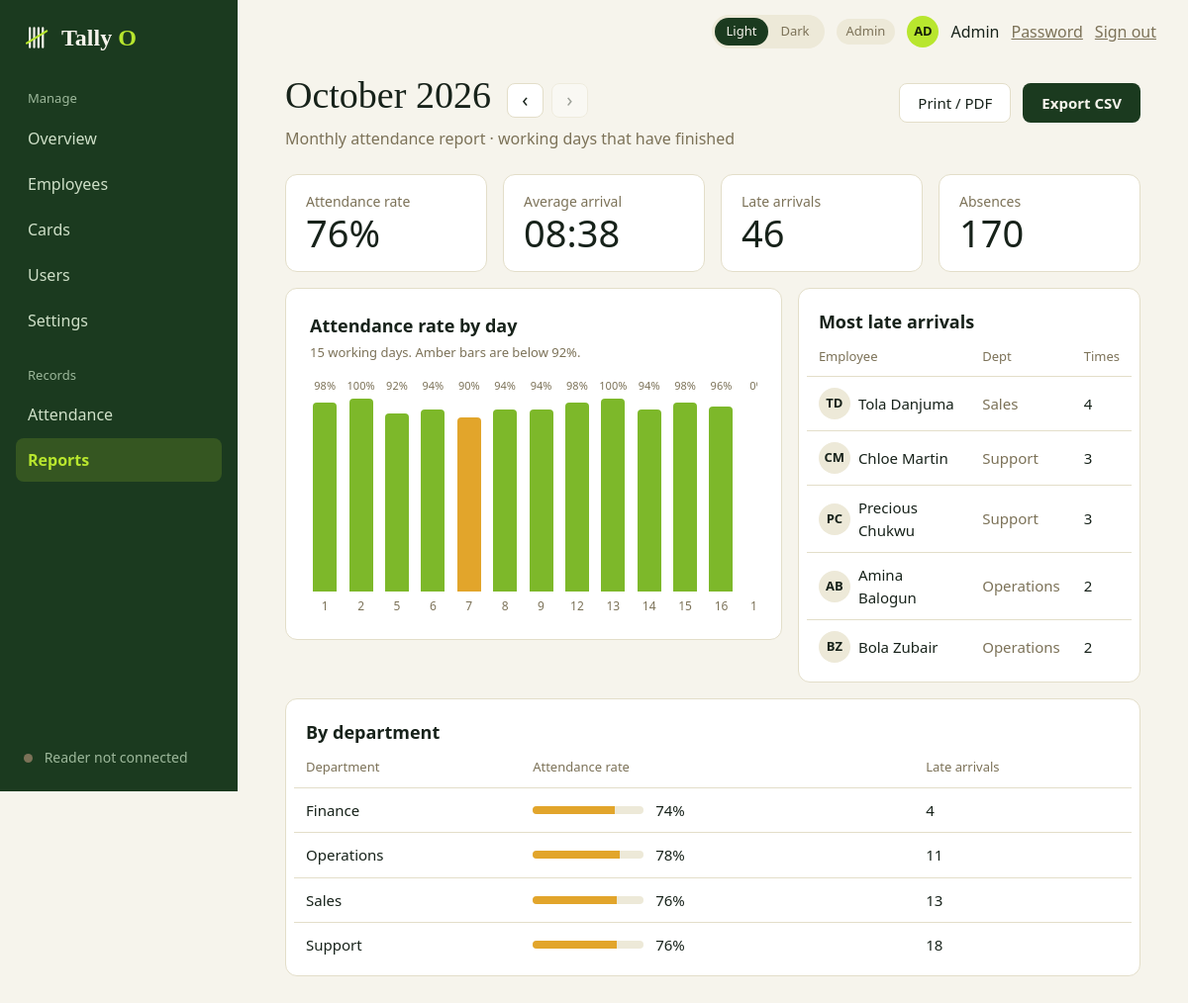
The app's page /admin/reports (signed in) with its own data.
### tables this page shows
CREATE TABLE attendance (
    id          INTEGER PRIMARY KEY,
    employee_id INTEGER NOT NULL REFERENCES employees(id),
    work_date   TEXT    NOT NULL,
    check_in    TEXT    NOT NULL,
    check_out   TEXT,
    status      TEXT    NOT NULL CHECK (status IN ('on_time', 'late')),
    source      TEXT    NOT NULL DEFAULT 'card' CHECK (source IN ('card', 'manual')),
    note        TEXT,
    UNIQUE (employee_id, work_date),                    -- blocks duplicate records
    CHECK (check_out IS NULL OR check_out > check_in)   -- blocks invalid records
);

CREATE TABLE employees (
    id            INTEGER PRIMARY KEY,
    employee_code TEXT    NOT NULL UNIQUE,              -- e.g. EMP-0142
    full_name     TEXT    NOT NULL,
    department    TEXT    NOT NULL,
    email         TEXT,
    joined_on     TEXT    NOT NULL,
    is_active     INTEGER NOT NULL DEFAULT 1 CHECK (is_active IN (0, 1))
);

### admin.py (the view)
@bp.route("/reports")
@admin_only
def reports():
    return render_template("monthly_report.html", report_endpoint="admin.reports",
                           export_endpoint="admin.reports_export",
                           **reporting.report_context(db.get_db(), request.args), **shell_context("Reports"))

### app.py (called while the page is built)
@app.context_processor
def inject_globals():
    return {"APP_NAME": APP_NAME, "APP_TAGLINE": APP_TAGLINE,
            "csrf_token": auth.csrf_token, "safe_url": safe_url,
            "reader": reader.status()}

@app.after_request
def no_store_when_signed_in(response):
    if "user" in session and request.endpoint != "static":
        response.headers["Cache-Control"] = "no-store"
    return response

### auth.py (called while the page is built)
def csrf_token():
    if "csrf" not in session:
        session["csrf"] = secrets.token_hex(16)
    return session["csrf"]

def login_required(view):
    @wraps(view)
    def wrapped(*args, **kwargs):
        user = session.get("user")
        if not user:
            return redirect(url_for("auth.login"))
        row = get_db().execute("SELECT is_active, must_change_password FROM users WHERE id = ?",
                               (user["id"],)).fetchone()
        if row is None or not row["is_active"]:       # deactivated since they signed in
            session.clear()
            return redirect(url_for("auth.login"))
        if row["must_change_password"] and request.endpoint not in ("account.password", "auth.logout"):
            return redirect(url_for("account.password"))
        return view(*args, **kwargs)
    return wrapped

def role_required(*roles):
    def decorator(view):
        @wraps(view)
        @login_required
        def wrapped(*args, **kwargs):
            if session["user"]["role"] not in roles:
                abort(403)
            return view(*args, **kwargs)
        return wrapped
    return decorator

### db.py (called while the page is built)
def connect(path=DEFAULT_DB):
    Path(path).parent.mkdir(parents=True, exist_ok=True)
    conn = sqlite3.connect(str(path), isolation_level=None, timeout=10)  # we run transactions ourselves
    conn.row_factory = sqlite3.Row            # rows behave like dicts: row["name"]
    conn.execute("PRAGMA foreign_keys = ON")  # SQLite ignores foreign keys unless asked
    conn.execute("PRAGMA journal_mode = WAL") # readers don't block the writer
    return conn

def get_db():
    if "db" not in g:
        g.db = connect(current_app.config["DATABASE"])
    return g.db

### queries.py (called while the page is built)
def resolve_month(text, today):
    this_month = today.replace(day=1)
    m = _MONTH.match(text or "")
    if not m:
        return this_month
    first = date(int(m.group(1)), int(m.group(2)), 1)
    return min(max(first, date(2000, 1, 1)), this_month)

def _pct(part, whole):
    return round(100 * part / whole) if whole else None

### templates/monthly_report.html (shortened to what this page needs)
{% extends "app_shell.html" %}
{% block content %}
  <div class="page-head">
    <div class="row wrap gap-4">
      <h1 class="page-title">{{ month_label }}</h1>
      <span class="row gap-2 no-print">
        <a class="btn btn-secondary btn-icon" href="{{ url_for(report_endpoint, month=prev.strftime('%Y-%m')) }}" aria-label="Previous month">‹</a>
        {% if next_month %}
          <a class="btn btn-secondary btn-icon" href="{{ url_for(report_endpoint, month=next_month.strftime('%Y-%m')) }}" aria-label="Next month">›</a>
        {% else %}
          <span class="btn btn-secondary btn-icon is-disabled" aria-disabled="true" aria-label="No later month">›</span>
        {% endif %}
      </span>
    </div>
    <div class="row wrap gap-3 no-print">
      <button class="btn btn-secondary" type="button" onclick="window.print()">Print / PDF</button>
      <a class="btn" href="{{ url_for(export_endpoint, month=first.strftime('%Y-%m')) }}">Export CSV</a>
    </div>
  </div>
  <p class="muted mt-1">Monthly attendance report · working days that have finished</p>
  {% if not report.totals %}
    <div class="card card-pad mt-5"><p class="muted">There are no finished working days with records in {{ month_label }} yet.</p></div>
  {% else %}
    <div class="grid-cards mt-5">
      <div class="card tile"><div class="tile-label">Attendance rate</div><div class="tile-value">{{ report.totals.rate }}%</div></div>
      <div class="card tile"><div class="tile-label">Average arrival</div><div class="tile-value">{{ report.avg_arrival or '–' }}</div></div>
      <div class="card tile"><div class="tile-label">Late arrivals</div><div class="tile-value">{{ report.totals.late }}</div></div>
      <div class="card tile"><div class="tile-label">Absences</div><div class="tile-value">{{ report.totals.absent }}</div></div>
    </div>
    <div class="grid-main mt-4">
      <section class="card card-pad">
        <h2 class="section-title">Attendance rate by day</h2>
        <p class="muted small mt-1">{{ report.days | length }} working days. Amber bars are below {{ low_rate }}%.</p>
        <div class="chart-scroll">
          <div class="chart" role="img" aria-label="Attendance rate for each working day of {{ month_label }}">
            {% for d in report.days %}
              <div class="bar-col" title="{{ d.date | day }}: {{ d.present }} of {{ d.total }} present ({{ d.rate }}%)">
                <span class="bar-value">{{ d.rate }}%</span>
                <span class="bar-track"><span class="bar {{ 'bar-low' if d.rate < low_rate else '' }}" style="height: {{ d.rate }}%"></span></span>
                <span class="bar-label">{{ d.day_num }}</span>
              </div>
            {% endfor %}
          </div>
        </div>
      </section>
      <section class="card table-card">
        <h2 class="section-title table-title">Most late arrivals</h2>
        {% if report.top_late %}
          <table class="table">
            <thead><tr><th>Employee</th><th>Dept</th><th>Times</th></tr></thead>
            <tbody>
              {% for p in report.top_late %}
                <tr>
                  <td><div class="row"><span class="avatar">{{ p.initials }}</span><span>{{ p.name }}</span></div></td>
                  <td class="muted">{{ p.department }}</td>
                  <td>{{ p.times }}</td>
                </tr>
              {% endfor %}
            </tbody>
          </table>
        {% else %}
          <p class="empty-inline pad-x">Nobody was late this month.</p>
        {% endif %}
      </section>
    </div>
    <section class="card table-card mt-4">
      <h2 class="section-title table-title">By department</h2>
      <table class="table">
        <thead><tr><th>Department</th><th>Attendance rate</th><th>Late arrivals</th></tr></thead>
        <tbody>
          {% for d in report.departments %}
            <tr>
              <td>{{ d.name }}</td>
              <td><div class="row gap-3"><span class="meter"><span class="meter-fill {{ 'bar-low' if d.rate < low_rate else '' }}" style="width: {{ d.rate }}%"></span></span>{{ d.rate }}%</div></td>
              <td>{{ d.late }}</td>
            </tr>
          {% endfor %}
        </tbody>
      </table>
    </section>
  {% endif %}
{% endblock %}

### static/css/base.css (style rules this page uses)
:root { --font-sans: Calibri, Carlito, "Segoe UI", system-ui, -apple-system, sans-serif; --font-serif: Charter, "Bitstream Charter", "Sitka Text", Cambria, Georgia, serif; --space-1: 0.25rem; --space-2: 0.5rem; --space-3: 0.75rem; --space-4: 1rem; --space-5: 1.5rem; --space-6: 2rem; --space-7: 3rem; --radius-sm: 6px; --radius-md: 8px; --radius-lg: 12px; --radius-pill: 999px; --sidebar-width: 240px; }
:root, html[data-theme="light"] { color-scheme: light; --bg: #F6F4EC; --surface: #FFFFFF; --text: #17221A; --muted: #7C7258; --subtle: #5C6558; --line: #E3DEC9; --soft: #EDE9D8; --primary: #1B3A1F; --on-primary: #F6F4EC; --accent: #B8E62E; --on-accent: #17200A; --link: #1B3A1F; --brand-accent: #7DB82A; --ring: rgba(27, 58, 31, 0.25); --ok-bg: #E3F2BC; --ok-fg: #2E4A0B; --late-bg: #F8E7BE; --late-fg: #6B4A08; --bad-bg: #F4DAD2; --bad-fg: #7A2E22; --sidebar-bg: #1B3A1F; --sidebar-text: #CFE0C8; --sidebar-muted: #9DB89B; --sidebar-active-bg: rgba(184, 230, 46, 0.16); --sidebar-active-text: #B8E62E; }
*, *::before, *::after { box-sizing: border-box; }
* { margin: 0; }
html { -webkit-text-size-adjust: 100%; }
body { font-family: var(--font-sans); font-size: 1rem; line-height: 1.5; color: var(--text); background: var(--bg); -webkit-font-smoothing: antialiased; }
button, input, select, textarea { font: inherit; color: inherit; }
a { color: var(--link); }
.page-title { font-family: var(--font-serif); font-weight: 400; font-size: 2.375rem; line-height: 1.1; }
.section-title { font-size: 1.125rem; font-weight: 700; }
.muted { color: var(--muted); }
.btn { display: inline-flex; align-items: center; justify-content: center; gap: var(--space-2); padding: 0.625rem 1.125rem; border: 1px solid transparent; border-radius: var(--radius-md); background: var(--primary); color: var(--on-primary); font-size: 0.9375rem; font-weight: 700; line-height: 1.2; text-decoration: none; cursor: pointer; }
.btn-secondary { background: var(--surface); color: var(--text); border-color: var(--line); font-weight: 400; }
.card { background: var(--surface); border: 1px solid var(--line); border-radius: var(--radius-lg); }
.card-pad { padding: var(--space-5); }
.table-card { padding: var(--space-4) var(--space-2) var(--space-2); overflow-x: auto; }
.tile { padding: var(--space-4) 1.25rem; }
.tile-label { font-size: 0.875rem; color: var(--muted); }
.tile-value { font-size: 2.375rem; line-height: 1.15; }
.avatar { display: inline-flex; align-items: center; justify-content: center; width: 2rem; height: 2rem; margin-right: var(--space-2); border-radius: 50%; background: var(--soft); color: var(--text); font-size: 0.8125rem; font-weight: 700; flex: none; }
.table { width: 100%; border-collapse: collapse; font-size: 0.9375rem; }
.table th { padding: 0 0.75rem 0.625rem; text-align: left; font-size: 0.8125rem; font-weight: 400; color: var(--muted); }
.table td { padding: 0.6875rem 0.75rem; border-top: 1px solid var(--line); }
.row { display: flex; align-items: center; }
.wrap { flex-wrap: wrap; }
.gap-2 { gap: var(--space-2); }
.gap-3 { gap: var(--space-3); }
.gap-4 { gap: var(--space-4); }
.mt-1 { margin-top: var(--space-1); }
.mt-4 { margin-top: var(--space-4); }
.grid-cards { display: grid; grid-template-columns: repeat(auto-fit, minmax(190px, 1fr)); gap: var(--space-4); }

### records on screen
attendance: rate "98", day_num "1", name "Operations", rate "78", late "11"
attendance: rate "100", day_num "2"
attendance: rate "92", day_num "5"
attendance: rate "94", day_num "6"
attendance: rate "90", day_num "7"
attendance: rate "94", day_num "8"
attendance: rate "94", day_num "9"
attendance: rate "98", day_num "12"
attendance: rate "100", day_num "13"
attendance: rate "94", day_num "14"
attendance: rate "98", day_num "15"
attendance: rate "96", day_num "16"
attendance: initials "TD", name "Tola Danjuma", department "Sales", times "4"
attendance: initials "CM", name "Chloe Martin", department "Support", times "3"
attendance: initials "PC", name "Precious Chukwu", department "Support", times "3"
attendance: initials "AB", name "Amina Balogun", department "Operations", times "2"
attendance: initials "BZ", name "Bola Zubair", department "Operations", times "2"
attendance: name "Finance", rate "74", late "4"
attendance: name "Sales", rate "76", late "13"
attendance: name "Support", rate "76", late "18"

### other values on screen
{{ APP_NAME[:-1] }} "Tally"
{{ APP_NAME[-1]|upper }} "O"
{{ group.label }} "Manage" "Records"
{{ link.name }} "Overview" "Employees" "Cards" "Users" "Settings" "Attendance" "Reports"
{{ reader.label }} "Reader not connected"
{{ role_label }} "Admin"
{{ user_initials }} "AD"
{{ user_name }} "Admin"
{{ month_label }} "October 2026"
{{ report.totals.rate }} "76"
{{ report.avg_arrival or '–' }} "08:38"
{{ report.totals.late }} "46"
{{ report.totals.absent }} "170"
{{ report.days | length }} "15"
{{ low_rate }} "92"
